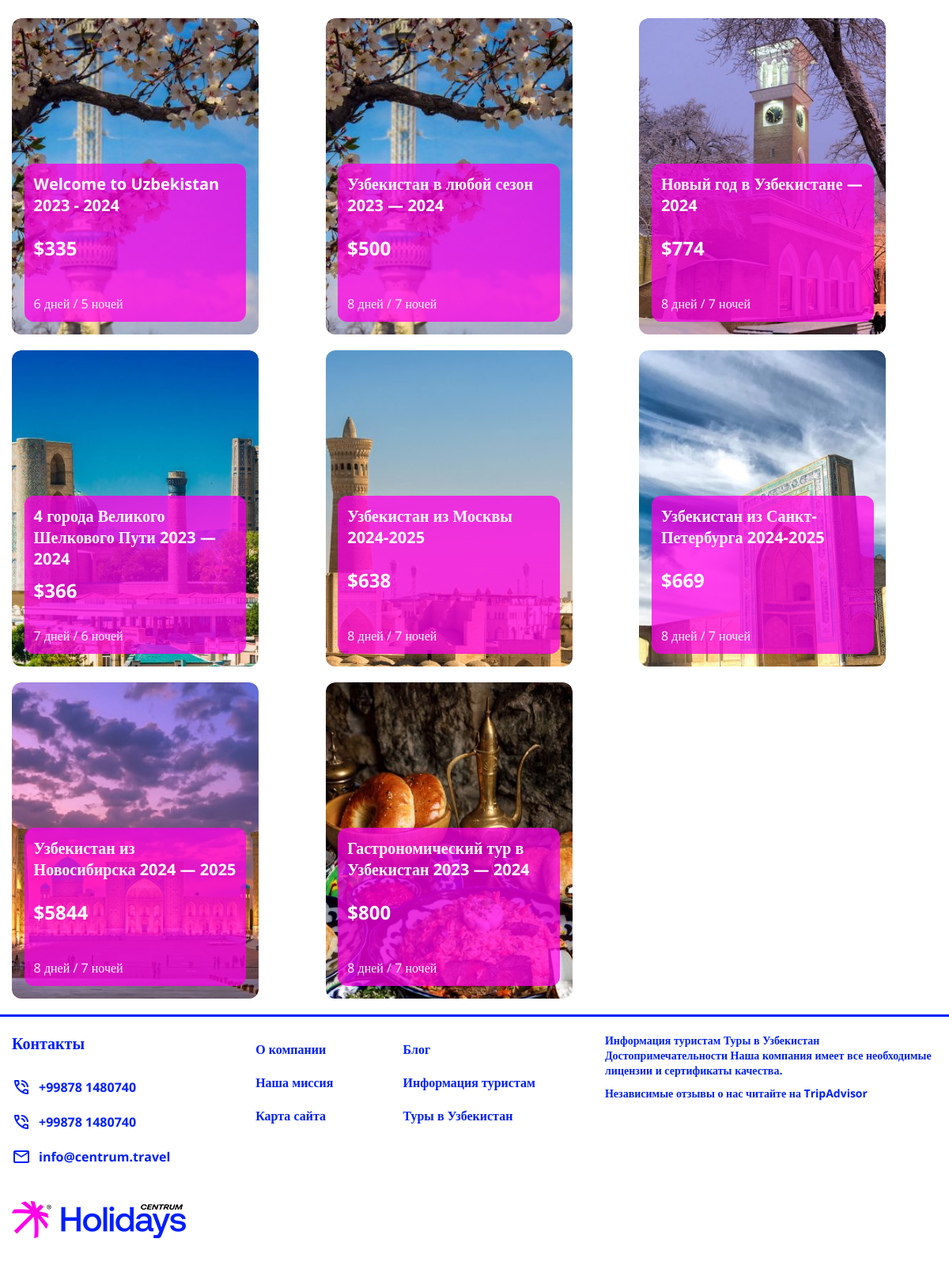
The app's page /tours/ (lower part), older data.
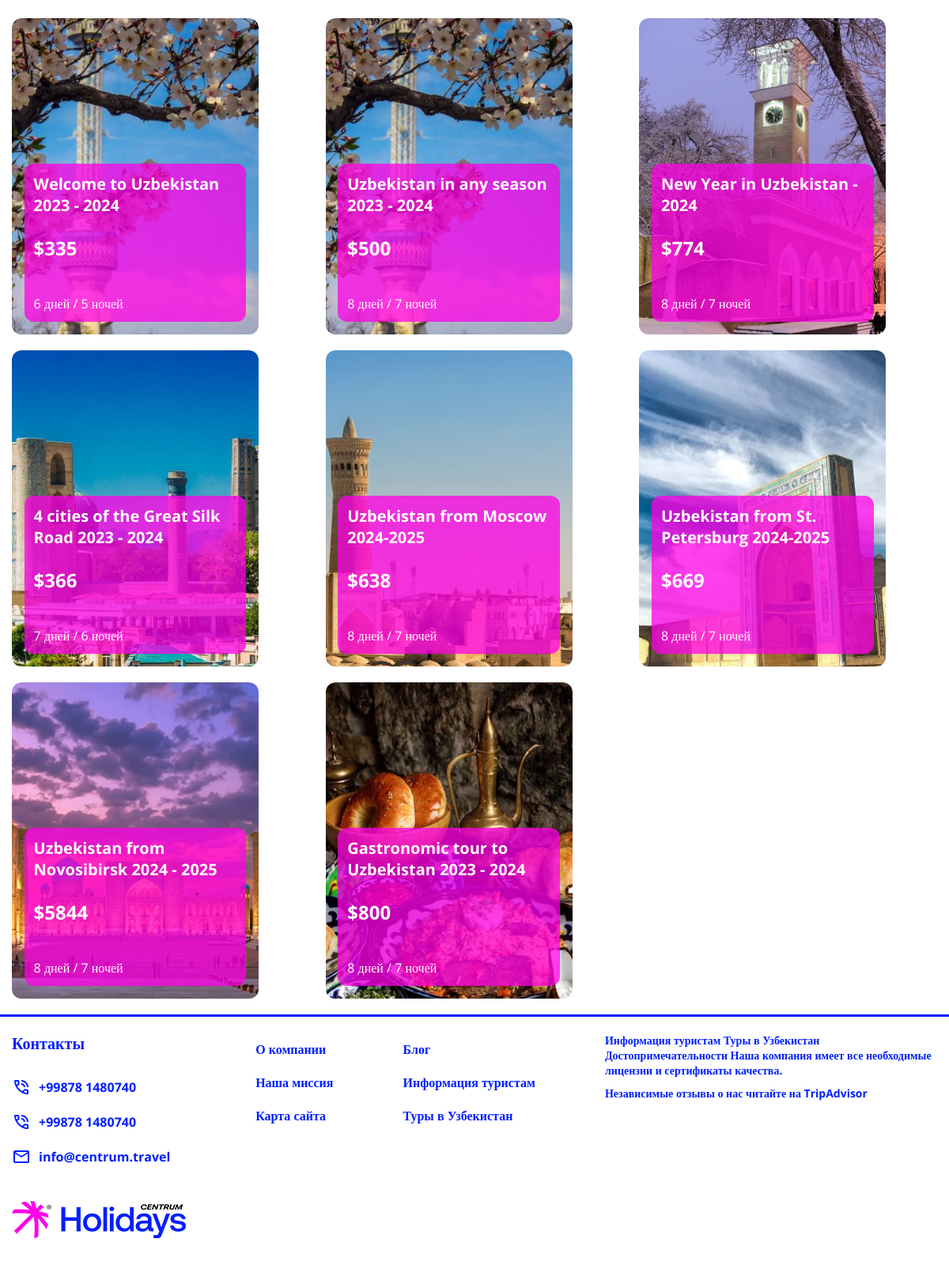
The same page, newer data.
### core/models.py (models this page shows, shortened)
class Tour(models.Model):
    title = models.CharField(verbose_name='Заголовок', max_length=100)
    preview = models.ImageField(verbose_name='Заставка', upload_to='tours/', null=True, blank=True)
    price = models.IntegerField(verbose_name='Стоимость', null=True, blank=True)
    days = models.PositiveSmallIntegerField(verbose_name='Дней', null=True, blank=True)
    nights = models.PositiveSmallIntegerField(verbose_name='Ночей', null=True, blank=True)
    short_description = models.TextField(max_length=500, verbose_name='Краткое описание', null=True, blank=True)
    full_description = RichTextField(verbose_name='Полное описание', blank=True, null=True)
    is_popular = models.BooleanField(verbose_name='Популярный тур?', default=False)
    is_recommended = models.BooleanField(verbose_name='Рекомендуемый тур?', default=False)
    destination = models.ForeignKey(Destination, on_delete=models.CASCADE, verbose_name='Направление', null=True)
    slug = models.SlugField(blank=True)
    class Meta:
        verbose_name = 'Тур'
        verbose_name_plural = 'Туры'

### core/views.py (the view)
# urls.py: path('tours/', views.tours_view, name='tours'),
def tours_view(request):
    popular_tours = models.Tour.objects.all()
    paginator = Paginator(popular_tours, 8)
    page = request.GET.get('page')
    qs = paginator.get_page(page)
    context = {
        'tours': qs
    }
    return render(request, 'core/tours.html', context)

### core/templates/core/tours.html (shortened to what this page needs)
{% extends 'base.html' %}
{% load i18n %}
{% block content %}
    <main class="tours__main">
        <section class="tours__main-items container">
            {% for tour in tours %}
                <div class="popular__destinations-cards-item tours__item">
                    <img src="{{ tour.preview.url }}" alt="card-item">
                    <div class="popular__destinations-cards-item-content tours__item-content">
                        <h4 class="popular__destinations-cards-item-title">{{ tour.title }}</h4>
                        {% if not tour.price and not tour.data and not tour.nights %}
                            <p class="popular__destinations-cards-item-descr">{{ tour.short_description }}</p>
                        {% else %}
                            <span>${{ tour.price }}</span>
                            <p class="popular__destinations-cards-item-descr">{{ tour.days }} {% trans 'дней' %}
                                / {{ tour.nights }} {% trans 'ночей' %}</p>
                        {% endif %}
                    </div>
                </div>
            {% endfor %}
        </section>
    </main>
{% endblock %}

### templates/base.html (shortened to what this page needs)
<!DOCTYPE html>
{% load static  i18n %}
<html lang="en">
<head>
    <link rel="stylesheet" href="{% static 'css/style.min.css' %}">
    <link rel="stylesheet" href="https://cdn.jsdelivr.net/npm/swiper@11/swiper-bundle.min.css">
    <link href="https://cdn.jsdelivr.net/npm/select2@4.1.0-rc.0/dist/css/select2.min.css" rel="stylesheet"/>
    <link rel="stylesheet" href="{% static 'css/custom.css' %}">
</head>
{% get_current_language as LANGUAGE_CODE %}
{% get_available_languages as languages %}
<body>
                        {% get_current_language as LANGUAGE_CODE %}
                        {% get_available_languages as LANGUAGES %}
                        {% get_language_info_list for LANGUAGES as languages %}
{% block content %}
{% endblock %}
<footer class="footer">
    <div class="container footer__content">
        <div class="footer__content-item">
            <h4 class="footer__content-item-title">{% trans 'Контакты' %}</h4>
            <ul class="footer__content-item-list">
                <li><a href="" class="footer__content-item-list-link">
                    <span>+99878 1480740</span></a></li>
                <li><a href="" class="footer__content-item-list-link">
                    <span>+99878 1480740</span></a></li>
                <li><a href="" class="footer__content-item-list-link">
                    <span>info@centrum.travel</span></a></li>
            </ul>
            <a href=""><img src="{% static 'images/logo.webp' %}" alt=""></a>
        </div>
        <div class="footer__content-item">
            <ul class="footer__content-item-list">
                <li><a href="{% url 'about' %}"
                       class="footer__content-item-list-link"><span>{% trans 'О компании' %}</span></a></li>
                <li><a href="{% url 'mission' %}"
                       class="footer__content-item-list-link"><span>{% trans 'Наша миссия' %}</span></a></li>
                <li><a href="" class="footer__content-item-list-link"><span>{% trans 'Карта сайта' %}</span></a></li>
            </ul>
        </div>
        <div class="footer__content-item">
            <ul class="footer__content-item-list">
                <li><a href="{% url 'blog' %}" class="footer__content-item-list-link"><span>{% trans 'Блог' %}</span></a></li>
                <li><a href="{% url 'tourists-info' %}" class="footer__content-item-list-link"><span>{% trans 'Информация туристам' %}</span></a>
                </li>
                <li><a href="{% url 'tours' %}" class="footer__content-item-list-link"><span>{% trans 'Туры в Узбекистан' %}</span></a>
                </li>
            </ul>
        </div>
        <div class="footer__content-item">
            <p class="footer__content-item-descr">{% trans 'Информация туристам Туры в Узбекистан Достопримечательности Наша компания имеет все необходимые лицензии и сертификаты качества.' %}</p>
            <p class="footer__content-item-descr">{% trans 'Независимые отзывы о нас читайте на' %} TripAdvisor</p>
        </div>
    </div>
</footer>
</body>
</html>

Row changes from the older to the newer data that the page shows:
changed Tour: title "Узбекистан в любой сезон 2023 — 2024" → "Uzbekistan in any season 2023 - 2024"
changed Tour: title "Новый год в Узбекистане — 2024" → "New Year in Uzbekistan - 2024"
changed Tour: title "4 города Великого Шелкового Пути 2023 — 2024" → "4 cities of the Great Silk Road 2023 - 2024"
changed Tour: title "Узбекистан из Москвы 2024-2025" → "Uzbekistan from Moscow 2024-2025"
changed Tour: title "Узбекистан из Санкт-Петербурга 2024-2025" → "Uzbekistan from St. Petersburg 2024-2025"
changed Tour: title "Узбекистан из Новосибирска 2024 — 2025" → "Uzbekistan from Novosibirsk 2024 - 2025"
changed Tour: title "Гастрономический тур в Узбекистан 2023 — 2024" → "Gastronomic tour to Uzbekistan 2023 - 2024"
